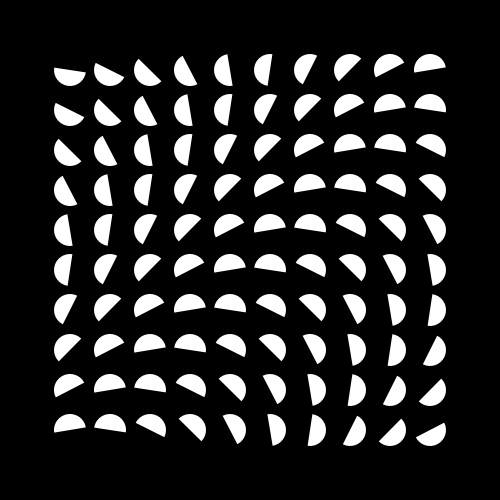
Frame 1 (no input)
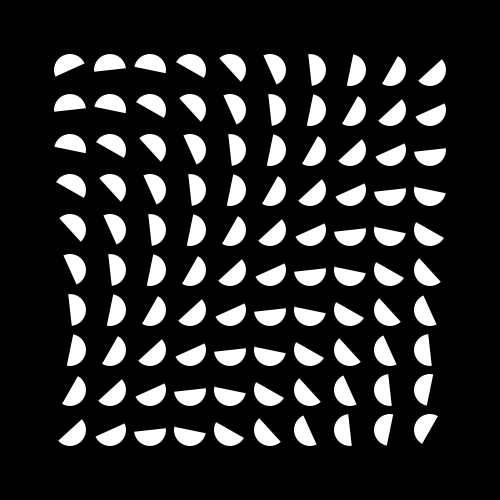
Frame 60 (the mouse pressed at the canvas centre just before this capture)
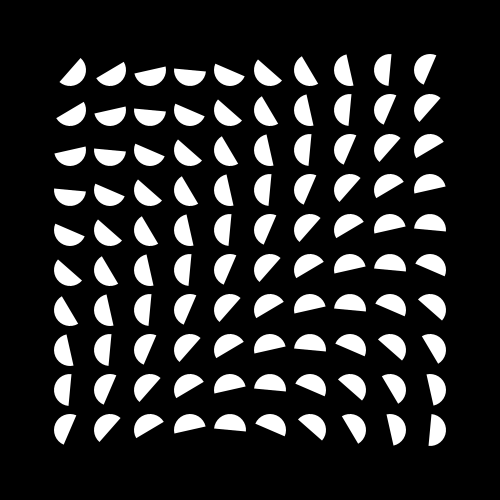
Frame 120 (the mouse held since frame 60 and released just before this capture)

The Processing sketch that drew these frames (run headless with seeded random() and noise(); from frame 60 on, the mouse is pressed at the canvas centre):

// Processing sketch: processing_38335
// ── processing_38335.pde


int exercise = 3;
int counter;

void setup() {
  size(500,500);
  background(#000000);
  counter = 0;
}

void draw() {
  if(key == '1') {
    exercise = 1;
  }
  else if(key == '3') {
    exercise = 3;
  }
  counter++;
  background(#000000);
  int n = 10;
  float interval;
  
  smooth();
  
  switch(exercise) {
    case 1:
      interval = width/n;
      stroke(0, 255,255);
      strokeWeight(1);
      for(int i = 0; i < n; i++) {
        line( i*interval,0,width,i*interval);
      }
    break;
    case 3:
      fill(#ffffff);
      noStroke();
      float radInterval = (PI)/n;
      int margin = 50;
      interval = (width-2*margin) / n;
      int circPadding = 4;
      float circRadius = (interval-2*circPadding)/2;
      for(int i = 0; i < n; i++) {
        for(int j = 0; j < n; j++) {
          arc(margin+interval*i+circPadding+circRadius,
              margin+interval*j+circPadding+circRadius,
              circRadius*2, circRadius*2,
              i*radInterval+j*radInterval+(.15*counter),
               i*radInterval+j*radInterval + PI+(.15*counter));
        }
      }
    break; 
  } 
}
